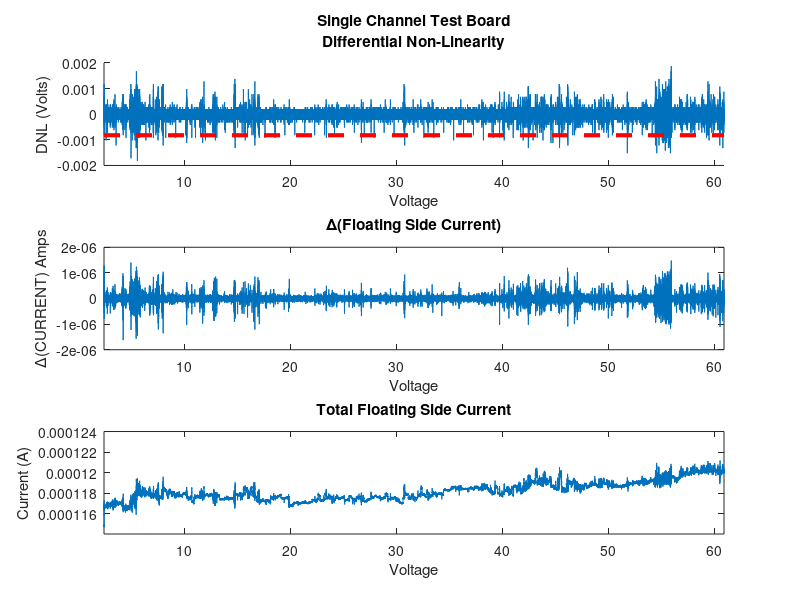
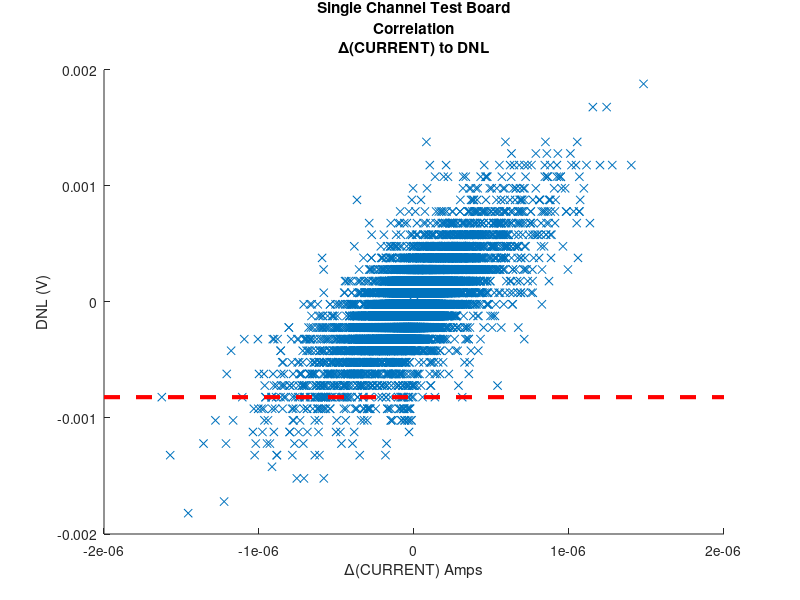

These figures' MATLAB source, in order:
%try to plot from a txt file
%the monotonic limit is DNL of -1 LSB

%DEFINE PARAMETERS
CH1_5504_OFFSET = 2^12; %needed to place a 1 on the 12th byte of the 5504 word
COARSE_VREF = 60; %60V reference
FINE_VREF = 3.361; %this is just the floating supply voltage

%DEFINE PLOT Y-AXIS BOUND
LOWER_DNL_LIMIT = -0.002;
UPPER_DNL_LIMIT = 0.002;
LOWER_CURRENT_LIMIT = .000114;
UPPER_CURRENT_LIMIT = .000124;
LOWER_DELTA_CURRENT_LIMIT = -.000002;
UPPER_DELTA_CURRENT_LIMIT = .000002;



%values.txt is tab delimitted predicted TAB step \r\n

load full_sweep_single_channel_board_10_PLC.txt
command5504 = full_sweep_single_channel_board_10_PLC(:,1);
command7512 = full_sweep_single_channel_board_10_PLC(:,2);
measuredVoltage = full_sweep_single_channel_board_10_PLC(:,3);
measuredCurrent = full_sweep_single_channel_board_10_PLC(:,4);

numberOfSamples = numel( measuredVoltage)

commandedVoltage = COARSE_VREF*(command5504/2^12) + FINE_VREF*(command7512/2^12);

for i = 2 : numberOfSamples %note DNL for the first measurement is 0
    DNL(i) = (measuredVoltage(i) - measuredVoltage(i-1))-FINE_VREF/2^12;
end

tDNL = transpose( DNL);

for i = 2 : numberOfSamples %note deltaCurrent for the first measurement is 0
    deltaCurrent(i) = (measuredCurrent(i) - measuredCurrent(i-1));
end


tdeltaCurrent = transpose( deltaCurrent);

startXaxis = COARSE_VREF*(command5504(1)/2^12)+FINE_VREF*(command7512(1)/2^12);
endXaxis = COARSE_VREF*(command5504(numberOfSamples)/2^12)+FINE_VREF*(command7512(numberOfSamples)/2^12);

monotonicLimit(1:numberOfSamples) = -.0005;
tmonotonicLimit = transpose( monotonicLimit);

figure(1);
clf;

subplot(3,1,1)
hold on
plot( commandedVoltage, tDNL);
plot([startXaxis endXaxis],[-FINE_VREF/(2^12) -FINE_VREF/(2^12)],'r--','LineWidth',3);
xlabel('Voltage');
ylabel('DNL (Volts)');
title({'Single Channel Test Board', 'Differential Non-Linearity'}, 'FontWeight', 'bold');
axis([startXaxis endXaxis LOWER_DNL_LIMIT UPPER_DNL_LIMIT]);
hold off

subplot(3,1,2)
plot( commandedVoltage, tdeltaCurrent)
xlabel('Voltage');
ylabel('\Delta(CURRENT) Amps');
title('\Delta(Floating Side Current)', 'FontWeight', 'bold');
axis([startXaxis endXaxis LOWER_DELTA_CURRENT_LIMIT UPPER_DELTA_CURRENT_LIMIT]);

subplot(3,1,3)
plot( commandedVoltage, measuredCurrent)
xlabel('Voltage');
ylabel('Current (A)');
title('Total Floating Side Current', 'FontWeight', 'bold');
axis([startXaxis endXaxis LOWER_CURRENT_LIMIT UPPER_CURRENT_LIMIT]);

%subplot(4,1,4)
figure(2);
basevalue = -.002;
clf;
hold on;
scatter( deltaCurrent, DNL,'x')
plot([LOWER_DELTA_CURRENT_LIMIT UPPER_DELTA_CURRENT_LIMIT],[-FINE_VREF/(2^12) -FINE_VREF/(2^12)],'r--','LineWidth',3);
xlabel('\Delta(CURRENT) Amps');
ylabel('DNL (V)');
title({'Single Channel Test Board','Correlation','\Delta(CURRENT) to DNL'}, 'FontWeight', 'bold');
axis([LOWER_DELTA_CURRENT_LIMIT UPPER_DELTA_CURRENT_LIMIT LOWER_DNL_LIMIT UPPER_DNL_LIMIT]);
hold off;
